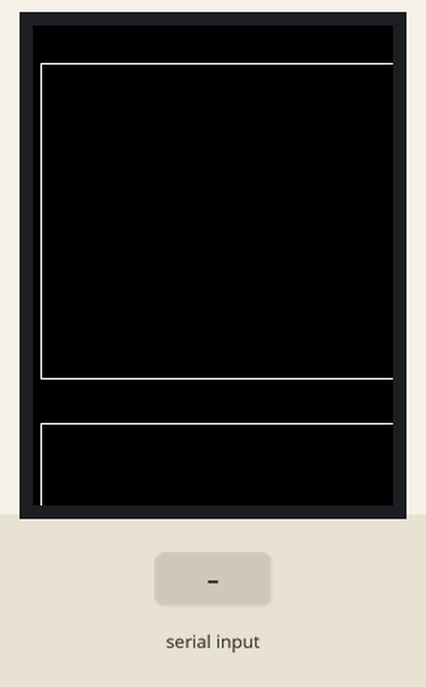
Simulated run of this program. Board: Arduino Uno, built with avr-gcc and run on an emulated ATmega328P. Parts: 240×320 colour display. The test bench sets the inputs (shaded band).

Above: at 1.5 s.
1.6 s: "1,90\n" received over Serial
At 3.2 s:
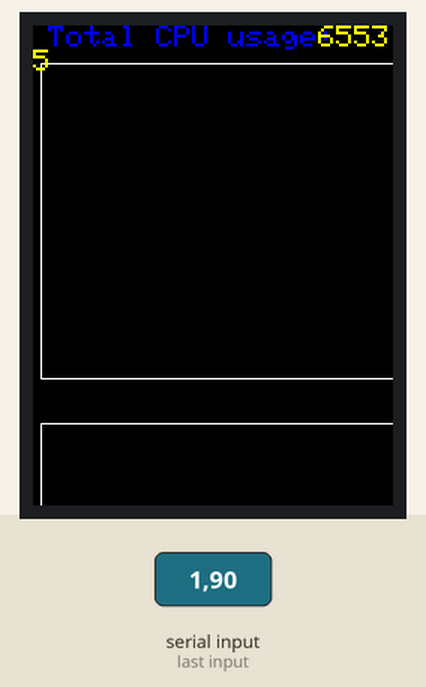
4.2 s: "1,90,45\n" received over Serial
At 5.3 s:
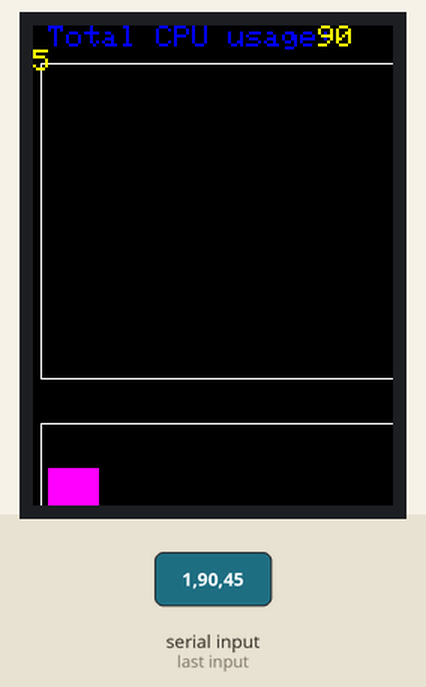
Timing chart, 0 to 7.2 s (numbered marks = the images above; inputs shaded):
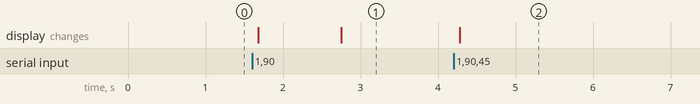

The program:

main.cpp
```cpp
#include "draw.h"

/*
There are multiple tft screens, each with it's own microcontroller:
  1. Cpu screen: on the top panel it shows individual cpu core usage
                on the bottom panel it shows total cpu usage over time
  2. Memory, gpu: on the top panel it shows the ram usage over time
                  on the bottom panel it shows the gpu usage over time
  3. IO: on the top panel it shows the network usage over time
        on the bottom panel it shows the disk usage over time
  4: Temperature: it has multiple graphs for temperature.
In order to program the microcontrollers more easily, we will use defines
*/
#define CPU_SCREEN 1
//#define MEMORY_GPU_SCREEN 1
//#define IO_SCREEN 1
//#define TEMPERATURE_SCREEN 1


#ifdef CPU_SCREEN
  //for the cpu screen , over serial we will receive cpu core numbers and their usage separated by a space

  //We store 150 datapoints for the average cpu usage over time in a circular buffer
  CircularBuffer<uint8_t, 150> average_cpu_usage;
#endif
#ifdef MEMORY_GPU_SCREEN
  //for the memory gpu screen, over serial we will receive the ram usage and gpu usage

#endif
#ifdef IO_SCREEN
  // for the io screen, over serial we will receive the network and disk write and read speed.

#endif
#ifdef TEMPERATURE_SCREEN
  //for the temperature screen, over serial we will receive temperature probes number and individual temperatures

#endif

void setup() {
  Serial.begin(9600);
  display_init();
  //Display the waiting message until we get serial data
  display_draw_waiting_to_connect();
  //while(!Serial.available()) {
  //  delay(100);
  //}
  //Clear the display
  display_clear();
  #ifdef CPU_SCREEN
    //Add panel border
    display_draw_panel_border(0, WHITE);
    display_draw_panel_border(1, WHITE);
    //Fill the average cpu usage buffer with 0
    for(uint8_t i = 0; i < 150; i++){
      average_cpu_usage.push(0);
    }

  #endif
  #ifdef MEMORY_GPU_SCREEN

  #endif
  #ifdef IO_SCREEN

  #endif
  #ifdef TEMPERATURE_SCREEN

  #endif
}

void loop() {
  #ifdef CPU_SCREEN
    if(Serial.available()){
      //First we read the number of cores and after that we read the usage of each core
      uint8_t cores_number = 0;
      cores_number = Serial.parseInt();
      uint8_t current_usage[cores_number];
      //As we read we also sum individual usage to get the average
      uint16_t average = 0;
      for(uint8_t i = 0; i < cores_number; i++){
        current_usage[i] = Serial.parseInt();
        average += current_usage[i];
      }
      average /= cores_number; // divide by the number of cores to get the average
      // We add the average to the circular buffer
      average_cpu_usage.push(average);
      // On the top panel we draw the average over time
      display_clear_panel(0);
      display_draw_graph(0, average_cpu_usage, RED);
      // We draw the title of the panel, including Total CPU usage
      display_clear_panel_title(0);
      display_draw_panel_title(0, 0, "Total CPU usage:", BLUE);
      display_draw_panel_title(0, 18, String(average), YELLOW);

      // On the bottom panel we draw the individual core usage
      display_clear_panel(1);
      display_draw_bar_chart(1, cores_number, current_usage, MAGENTA);

    }

  #endif
  #ifdef MEMORY_GPU_SCREEN

  #endif
  #ifdef IO_SCREEN

  #endif
  #ifdef TEMPERATURE_SCREEN

  #endif
}

/*
void test(){
      uint8_t data[150];
    for (uint8_t i = 0; i < 150; i++ ){
      data[i] = random(0, 100);
    }
    uint8_t bars = random(1, 16);
    uint8_t bars_d[bars];
    for(uint8_t i = 0; i < bars; i++) {
      bars_d[i] = random(0, 100);
    }
    display_draw_graph(0, data, RED);
    display_draw_bar_chart(1, bars, bars_d, GREEN);
    display_draw_panel_title(0, 0, "Graph:", BLUE);
    display_draw_panel_title(1, 0, "Dinamic title:", MAGENTA);
    display_draw_panel_title(1, 18, String(random(0, 100)), YELLOW);
    delay(1000);
    display_clear_panel(0);
    display_clear_panel(1);
    display_clear_panel_title(1);
}
*/
```

draw.cpp
```cpp
#include <Adafruit_GFX.h>
#include <MCUFRIEND_kbv.h>
#include "draw.h"

MCUFRIEND_kbv tft;

/*
    Each display is divided into 2 panels, which have their own titles and data.
    Each panel has a padding on each side of 10px, and can optionally have a title.
    Each panel's data can be updated and cleared independently of the other panel.
    Each panel can have a 1px border around it
    Each panel has a height of 200px and a width of 300px
    When there is a position argument in a function, 0 is the upper panel and 1 is the lower panel
*/

void display_init(){
    uint16_t ID=tft.readID();
    tft.begin(ID);
    tft.fillScreen(BLACK);
}

void display_clear(){
    tft.fillScreen(BLACK);
}

void display_clear_panel(uint8_t position){
    // This function only clears the data in the panel, not the title of other decorations.
    if(!position){
        tft.fillRect(10, 30, 300, 200, BLACK);
    }else{
        tft.fillRect(10, 270, 300, 200, BLACK);
    }
}

void display_clear_panel_title(uint8_t position){
    // This function only clears the title of the panel, not the data or other decorations.
    if(!position){
        tft.fillRect(10, 0, 320, 25, BLACK);
    }else{
        tft.fillRect(10, 240, 320, 25, BLACK);
    }
}

void display_draw_panel_border(uint8_t position, uint16_t colour){
    // This function draws a 1px border around the panel
    // It also has free space between the border and the panel
    if(!position){
        tft.drawFastHLine(5, 25, 310, colour);
        tft.drawFastHLine(5, 235, 310, colour);
        tft.drawFastVLine(5, 25, 210, colour);
        tft.drawFastVLine(315, 25, 210, colour);
    }else{
        tft.drawFastHLine(5, 265, 310, colour);
        tft.drawFastHLine(5, 475, 310, colour);
        tft.drawFastVLine(5, 265, 210, colour);
        tft.drawFastVLine(315, 265, 210, colour);
    }

}

void display_draw_waiting_to_connect(){
    // This function draws the waiting for connection message
    // The text will be at the center of the screen
    tft.setTextSize(2);
    tft.setTextColor(MAGENTA);
    tft.setCursor(20, 240);
    tft.println("Waiting for connection");
}

void display_draw_panel_title(uint8_t position, uint8_t offset, String title, uint16_t colour){
    // This function draws the title for each half of the panels
    // The offset argument is used to offset the title by a certain amount of pixels, so there can be different colours in the title.
    // Also pads the title with 10px on the left
    tft.setTextSize(2);
    tft.setTextColor(colour);
    offset *= 10; // Multiply the offset by 10 to get the correct amount of pixels
    if(!position){
        tft.setCursor(10 + offset, 0);
    }else{
        tft.setCursor(10 + offset, 240);
    }
    tft.println(title);
}

void display_draw_graph(uint8_t position, CircularBuffer<uint8_t, 150>& datapoints, uint16_t colour){
    // This function draws a graph constrained by the panel
    // The graph is 300px wide and contains 150 so each datapoint is 2px wide
    //The graph will be 200px tall, so we need to multiply the datapoints by 2 to get the correct height
    if(!position){
        for(uint8_t i = 0; i < 150; i++){
            tft.drawFastVLine(10 + (i*2), 235 - (datapoints[i]*2), datapoints[i]*2, colour);
            tft.drawFastVLine(11 + (i*2), 235 - (datapoints[i]*2), datapoints[i]*2, colour);
        }
    }else{
        for(uint8_t i = 0; i < 150; i++){
            tft.drawFastVLine(10 + (i*2), 475 - (datapoints[i]*2), datapoints[i]*2, colour);
            tft.drawFastVLine(11 + (i*2), 475 - (datapoints[i]*2), datapoints[i]*2, colour);
        }
    }
}

void display_draw_double_graph(uint8_t position, CircularBuffer<uint8_t, 150>& datapoints1, CircularBuffer<uint8_t, 150>& datapoints2, uint16_t colour1, uint16_t colour2){
    // This function draws a graph constrained by the panel
    // The graph is 300px wide and contains 150 so each datapoint is 2px wide
    //The graph will be 200px tall, so we need to multiply the datapoints by 2 to get the correct height
    if(!position){
        for(uint8_t i = 0; i < 150; i++){
            // Need to check which graph point is higher, so we can draw the longer bar in the background
            if(datapoints1[i] > datapoints2[i]){
                tft.drawFastVLine(10 + (i*2), 235 - (datapoints2[i]*2), datapoints2[i]*2, colour2);
                tft.drawFastVLine(11 + (i*2), 235 - (datapoints2[i]*2), datapoints2[i]*2, colour2);
                // Now we draw just the tip of the longer bar starting from where the shorter bar ended
                tft.drawFastVLine(10 + (i*2), 235 + (datapoints2[i] - datapoints1[i])*2, (datapoints1[i] - datapoints2[i])*2, colour1);
                tft.drawFastVLine(11 + (i*2), 235 + (datapoints2[i] - datapoints1[i])*2, (datapoints1[i] - datapoints2[i])*2, colour1);
            }else{
                tft.drawFastVLine(10 + (i*2), 235 - (datapoints1[i]*2), datapoints1[i]*2, colour1);
                tft.drawFastVLine(11 + (i*2), 235 - (datapoints1[i]*2), datapoints1[i]*2, colour1);
                tft.drawFastVLine(10 + (i*2), 235 + (datapoints1[i] - datapoints2[i])*2, (datapoints2[i] - datapoints1[i])*2, colour2);
                tft.drawFastVLine(11 + (i*2), 235 + (datapoints1[i] - datapoints2[i])*2, (datapoints2[i] - datapoints1[i])*2, colour2);
            }
        }
    }else{
        for(uint8_t i = 0; i < 150; i++){
            if(datapoints1[i] > datapoints2[i]){
                tft.drawFastVLine(10 + (i*2), 475 - (datapoints2[i]*2), datapoints2[i]*2, colour2);
                tft.drawFastVLine(11 + (i*2), 475 - (datapoints2[i]*2), datapoints2[i]*2, colour2);
                tft.drawFastVLine(10 + (i*2), 475 + (datapoints2[i] - datapoints1[i])*2, (datapoints1[i] - datapoints2[i])*2, colour1);
                tft.drawFastVLine(11 + (i*2), 475 + (datapoints2[i] - datapoints1[i])*2, (datapoints1[i] - datapoints2[i])*2, colour1);
            }else{
                tft.drawFastVLine(10 + (i*2), 475 - (datapoints1[i]*2), datapoints1[i]*2, colour1);
                tft.drawFastVLine(11 + (i*2), 475 - (datapoints1[i]*2), datapoints1[i]*2, colour1);
                tft.drawFastVLine(10 + (i*2), 475 + (datapoints1[i] - datapoints2[i])*2, (datapoints2[i] - datapoints1[i])*2, colour2);
                tft.drawFastVLine(11 + (i*2), 475 + (datapoints1[i] - datapoints2[i])*2, (datapoints2[i] - datapoints1[i])*2, colour2);
            }
        }
    }
}

void display_draw_bar_chart(uint8_t position, uint8_t bar_nr, uint8_t *datapoints, uint16_t colour){
    // This function draws a bar chart constrained by the panel
    // The bar chart is 300px wide and contains bar_nr bars with 10px between each bar
    // The bar chart will be 200px tall, so we need to multiply the datapoints by 2 to get the correct height

    uint8_t bar_width = (300 - (bar_nr*10)) / bar_nr;

    if(!position){
        for(uint8_t i = 0; i < bar_nr; i++){
            tft.fillRect(10 + (i*bar_width) + (i*10), 235 - (datapoints[i]*2), bar_width, datapoints[i]*2, colour);
        }
    }else{
        for(uint8_t i = 0; i < bar_nr; i++){
            tft.fillRect(10 + (i*bar_width) + (i*10), 475 - (datapoints[i]*2), bar_width, datapoints[i]*2, colour);
        }
    }
}
```

draw.h
```cpp
#ifndef DRAW_H
#define DRAW_H

#include <Arduino.h>
#include <CircularBuffer.h>
//3.5' display with 480x320 resolution using ili9486 driver

//Commonly used colours
#define BLACK   0x0000
#define BLUE    0x001F
#define RED     0xF800
#define GREEN   0x07E0
#define CYAN    0x07FF
#define MAGENTA 0xF81F
#define YELLOW  0xFFE0
#define WHITE   0xFFFF

void display_init();
void display_clear();
void display_clear_panel(uint8_t position);
void display_clear_panel_title(uint8_t position);
void display_draw_graph(uint8_t position, CircularBuffer<uint8_t, 150>& datapoints, uint16_t colour);
void display_draw_double_graph(uint8_t position, CircularBuffer<uint8_t, 150>& datapoints1, CircularBuffer<uint8_t, 150>& datapoints2, uint16_t colour1, uint16_t colour2);
void display_draw_waiting_to_connect();
void display_draw_panel_title(uint8_t position, uint8_t offset, String title, uint16_t colour);
void display_draw_panel_border(uint8_t position, uint16_t colour);
void display_draw_bar_chart(uint8_t position, uint8_t bar_nr, uint8_t *datapoints, uint16_t colour);

#endif
```

Measured:
- after the input at 1.6 s, the display: first changes after 0.08 s (image 1 shows a later state)
- after the input at 4.2 s, the display: changes after 0.08 s (image 2)
